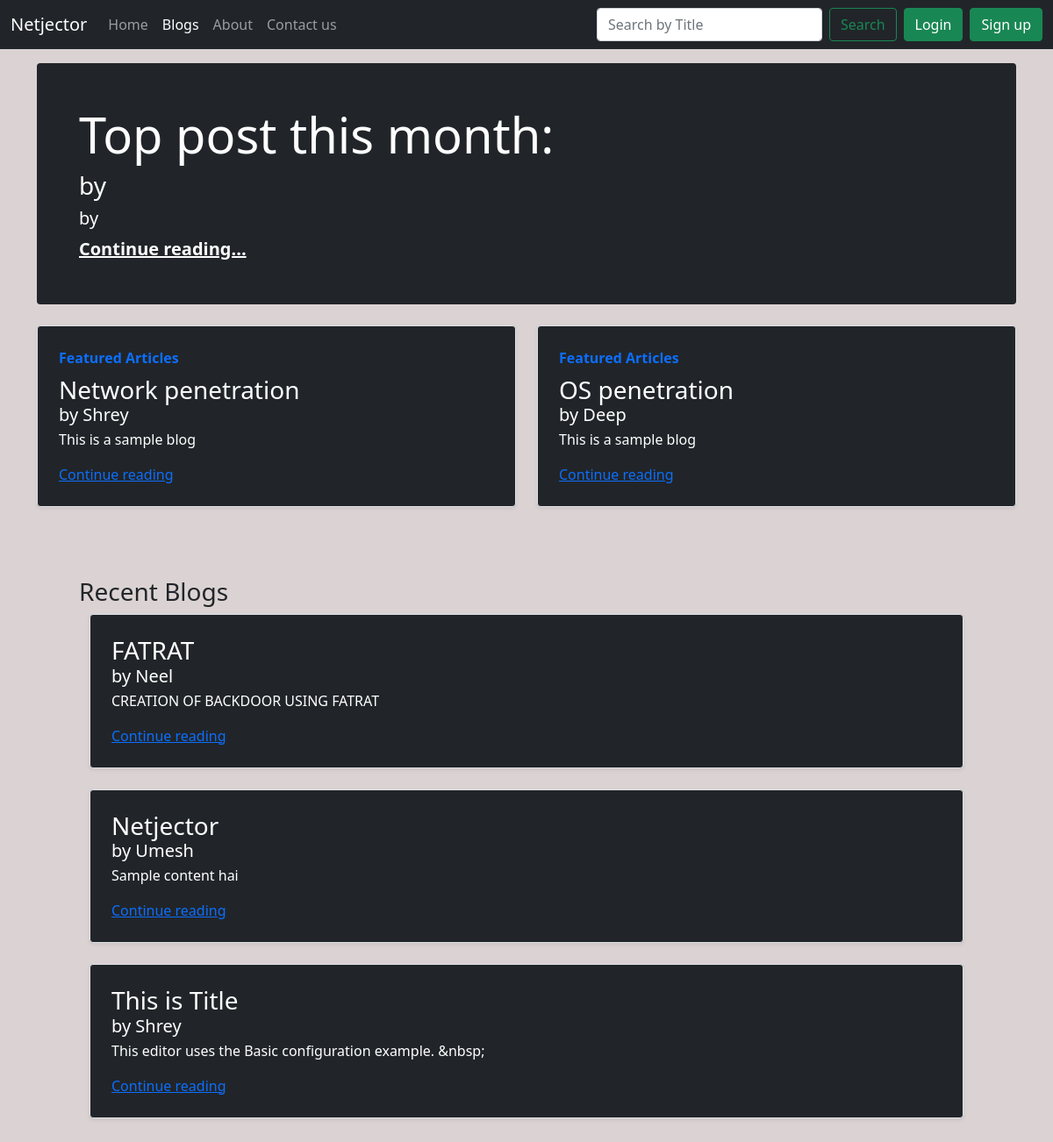
Screenshot of /blog/ with the database file from the repository.
### blog/models.py (models this page shows, shortened)
class Featured(models.Model):
    sno = models.AutoField(primary_key=True)
    title = models.CharField(max_length=225)
    content =RichTextField(blank=True,null=True)
    author = models.CharField(max_length=100)
    slug = models.CharField(max_length=130)
    timeStamp = models.DateTimeField(auto_now_add=True,blank=True)

class Post(models.Model):
    sno = models.AutoField(primary_key=True)
    title = models.CharField(max_length=225)
    content = RichTextField(blank=True,null=True)
    author = models.CharField(max_length=100)
    slug = models.CharField(max_length=130)
    timeStamp = models.DateTimeField(auto_now_add=True,blank=True)

### blog/views.py (the view)
# urls.py: path('', views.blogHome, name='blogHome'),
def blogHome(request):
    allpost = Post.objects.all()
    allfeatured = Featured.objects.all()
    topPost = Featured.objects.all()
    final = Featured.objects
    for post in allfeatured:
        final = post
        cont = post.content
        post.content= cleanhtml(cont)
    for post in allpost:
        cont = post.content
        post.content= cleanhtml(cont)
    context = {'allpost':allpost,'featured':allfeatured,'topPost':topPost}
    return render(request,'blog/blogHome.html',context)

### blog/views.py (called while the page is built)
def cleanhtml(raw_html):
  cleanr = re.compile('<.*?>')
  cleantext = re.sub(cleanr, '', raw_html)
  return cleantext

### templates/blog/blogHome.html (shortened to what this page needs)
{% extends 'base.html' %}
{% block blogactive %} active {% endblock blogactive %}
{% block body %}
<div class="container my-3" >
    <div class="p-4 p-md-5 mb-4 text-white rounded bg-dark ">
    <div class="col-md px-0 ">
        <h1 class="display-4 ">Top post this month: {{topPost.title}}</h1>
        <h3 class="mb-0">by {{topPost.author}}</h3>
        <h5 class="mb-0 my-2"> by {{topPost.content}}</h5>
        <p class="lead mb-0 my-2"><a href="/blog/{{topPost.slug}}" class="text-white fw-bold ">Continue reading...</a></p>
    </div>
    </div>
    <div class="row mb-2">
        {% for post in featured %}
        <div class="col-md-6">
            <div class="row g-0 border text-white rounded bg-dark overflow-hidden flex-md-row mb-4 shadow-sm h-md-250 position-relative">
            <div class="col p-4 d-flex flex-column position-static">
                <strong class="d-inline-block mb-2 text-primary">Featured Articles</strong>
                <h3 class="mb-0">{{post.title}}</h3>
                <h5 class="mb-0"> by {{post.author}}</h5>
                <p class="card-text mb-auto"><div class="preview">{{post.content|safe| truncatechars:300}}</div></p>
                <a href="/blog/{{post.slug}}" class="stretched-link">Continue reading</a>
            </div>
            </div>
        </div>
        {% endfor %}
    </div>
    <br>
    <br>
    <h3 class ="mx-5 ">Recent Blogs</h3>
    <div class="row mb-2 mx-5">
        {% for post in allpost %}
        <div class="col-md-12 ">
            <div class="row g-0 border rounded overflow-hidden flex-md-row mb-4 shadow-sm h-md-250 position-relative text-white rounded bg-dark">
            <div class="col p-4 d-flex flex-column position-static">
                <h3 class="mb-0">{{post.title}}</h3>
                <h5 class="mb-0"> by {{post.author}}</h5>
                <p class="card-text mb-auto"><div class="preview">{{post.content| truncatechars:300}}</div></p>
                <a href="/blog/{{post.slug}}" class="stretched-link">Continue reading</a>
            </div>
            </div>
        </div>
        {% endfor %}
    </div>
</div>
{% endblock body %}

### rows the page displays
Featured: title "Network penetration", author "Shrey", content "This is a sample blog"
Featured: title "OS penetration", author "Deep", content "This is a sample blog"
Post: title "FATRAT", author "Neel", content "CREATION OF BACKDOOR USING FATRAT"
Post: title "Netjector", author "Umesh", content "Sample content hai"
Post: title "This is Title", author "Shrey", content "This editor uses the Basic configuration example. &nbsp;"
